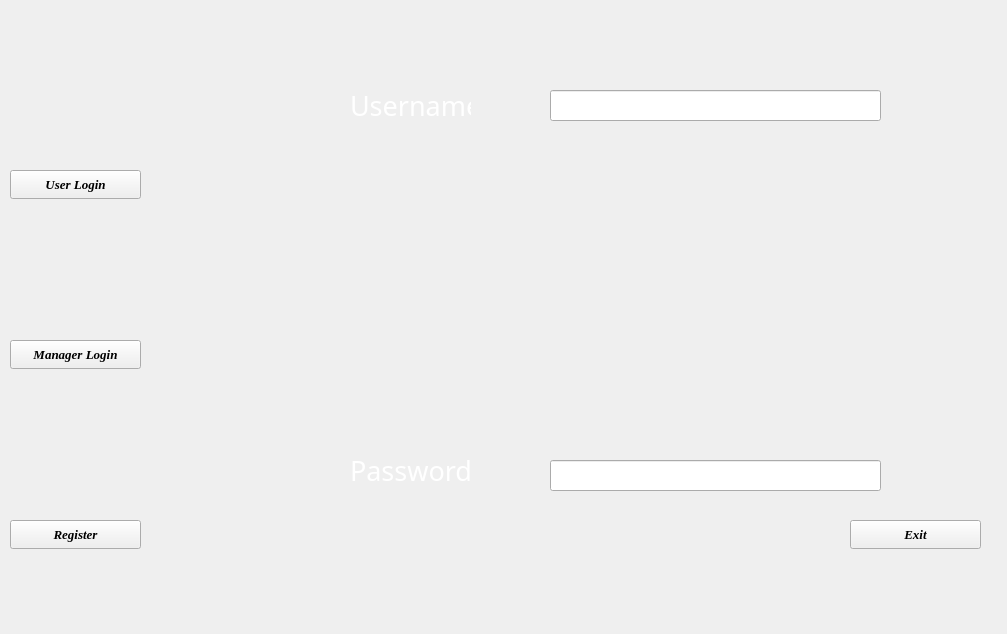
<?xml version="1.0" encoding="UTF-8"?>
<ui version="4.0">
 <class>FIFASystem</class>
 <widget class="QWidget" name="FIFASystem">
  <property name="geometry">
   <rect>
    <x>0</x>
    <y>0</y>
    <width>1007</width>
    <height>634</height>
   </rect>
  </property>
  <property name="windowTitle">
   <string>FIFA World Cup System</string>
  </property>
  <property name="styleSheet">
   <string notr="true">QWidget#FIFASystem{
	border-image: url(:/GUI Project/FIFA Background Image.png);
}</string>
  </property>
  <widget class="QLineEdit" name="password_line">
   <property name="geometry">
    <rect>
     <x>550</x>
     <y>460</y>
     <width>331</width>
     <height>31</height>
    </rect>
   </property>
   <property name="styleSheet">
    <string notr="true"/>
   </property>
   <property name="echoMode">
    <enum>QLineEdit::Password</enum>
   </property>
  </widget>
  <widget class="QLineEdit" name="username_line">
   <property name="geometry">
    <rect>
     <x>550</x>
     <y>90</y>
     <width>331</width>
     <height>31</height>
    </rect>
   </property>
  </widget>
  <widget class="QPushButton" name="register_button">
   <property name="geometry">
    <rect>
     <x>10</x>
     <y>520</y>
     <width>131</width>
     <height>29</height>
    </rect>
   </property>
   <property name="font">
    <font>
     <family>Times New Roman</family>
     <pointsize>10</pointsize>
     <weight>75</weight>
     <italic>true</italic>
     <bold>true</bold>
    </font>
   </property>
   <property name="text">
    <string>Register</string>
   </property>
  </widget>
  <widget class="QPushButton" name="userlogin_button">
   <property name="geometry">
    <rect>
     <x>10</x>
     <y>170</y>
     <width>131</width>
     <height>29</height>
    </rect>
   </property>
   <property name="font">
    <font>
     <family>Times New Roman</family>
     <pointsize>10</pointsize>
     <weight>75</weight>
     <italic>true</italic>
     <bold>true</bold>
    </font>
   </property>
   <property name="text">
    <string>User Login</string>
   </property>
  </widget>
  <widget class="QPushButton" name="managerlogin_button">
   <property name="geometry">
    <rect>
     <x>10</x>
     <y>340</y>
     <width>131</width>
     <height>29</height>
    </rect>
   </property>
   <property name="font">
    <font>
     <family>Times New Roman</family>
     <pointsize>10</pointsize>
     <weight>75</weight>
     <italic>true</italic>
     <bold>true</bold>
    </font>
   </property>
   <property name="text">
    <string>Manager Login</string>
   </property>
  </widget>
  <widget class="QLabel" name="username_label">
   <property name="geometry">
    <rect>
     <x>350</x>
     <y>30</y>
     <width>121</width>
     <height>151</height>
    </rect>
   </property>
   <property name="font">
    <font>
     <family>Vladimir Script</family>
     <pointsize>20</pointsize>
     <italic>false</italic>
    </font>
   </property>
   <property name="styleSheet">
    <string notr="true">color: rgb(255, 255, 255);</string>
   </property>
   <property name="text">
    <string>Username:</string>
   </property>
   <property name="scaledContents">
    <bool>false</bool>
   </property>
  </widget>
  <widget class="QLabel" name="password_label">
   <property name="geometry">
    <rect>
     <x>350</x>
     <y>400</y>
     <width>121</width>
     <height>141</height>
    </rect>
   </property>
   <property name="font">
    <font>
     <family>Vladimir Script</family>
     <pointsize>20</pointsize>
     <italic>false</italic>
    </font>
   </property>
   <property name="styleSheet">
    <string notr="true">color: rgb(255, 255, 255);</string>
   </property>
   <property name="text">
    <string>Password:</string>
   </property>
   <property name="scaledContents">
    <bool>false</bool>
   </property>
  </widget>
  <widget class="QPushButton" name="exit_button">
   <property name="geometry">
    <rect>
     <x>850</x>
     <y>520</y>
     <width>131</width>
     <height>29</height>
    </rect>
   </property>
   <property name="font">
    <font>
     <family>Times New Roman</family>
     <pointsize>10</pointsize>
     <weight>75</weight>
     <italic>true</italic>
     <bold>true</bold>
    </font>
   </property>
   <property name="text">
    <string>Exit</string>
   </property>
  </widget>
 </widget>
 <resources>
  <include location="Source.qrc"/>
 </resources>
 <connections/>
</ui>
